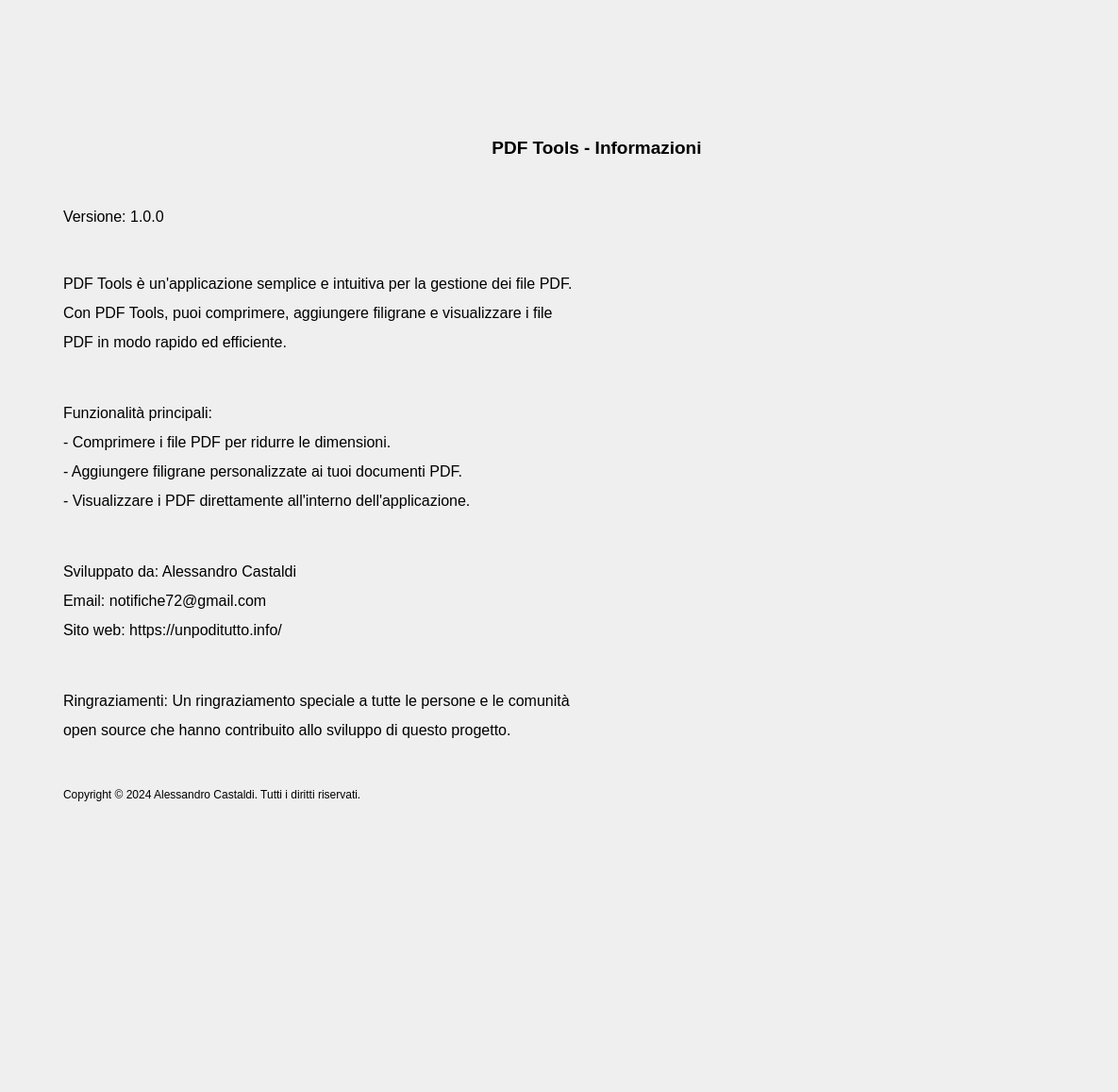
<?xml version="1.0" encoding="UTF-8"?>
<ui version="4.0">
 <class>Dialog</class>
 <widget class="QDialog" name="Dialog">
  <property name="geometry">
   <rect>
    <x>0</x>
    <y>0</y>
    <width>1185</width>
    <height>1157</height>
   </rect>
  </property>
  <property name="windowTitle">
   <string>Dialog</string>
  </property>
  <widget class="QLabel" name="aboutText">
   <property name="geometry">
    <rect>
     <x>67</x>
     <y>67</y>
     <width>1131</width>
     <height>901</height>
    </rect>
   </property>
   <property name="text">
    <string>&lt;html&gt;&lt;head/&gt;&lt;body&gt;&lt;p align=&quot;center&quot;&gt;&lt;span style=&quot; font-size:14pt; font-weight:700;&quot;&gt;PDF Tools - Informazioni&lt;/span&gt;&lt;/p&gt;&lt;p align=&quot;center&quot;&gt;&lt;br/&gt;&lt;/p&gt;&lt;p&gt;&lt;span style=&quot; font-size:12pt;&quot;&gt;Versione: 1.0.0&lt;/span&gt;&lt;/p&gt;&lt;p&gt;&lt;br/&gt;&lt;/p&gt;&lt;p&gt;&lt;span style=&quot; font-size:12pt;&quot;&gt;PDF Tools è un'applicazione semplice e intuitiva per la gestione dei file PDF. &lt;/span&gt;&lt;/p&gt;&lt;p&gt;&lt;span style=&quot; font-size:12pt;&quot;&gt;Con PDF Tools, puoi comprimere, aggiungere filigrane e visualizzare i file&lt;/span&gt;&lt;/p&gt;&lt;p&gt;&lt;span style=&quot; font-size:12pt;&quot;&gt; PDF in modo rapido ed efficiente.&lt;/span&gt;&lt;/p&gt;&lt;p&gt;&lt;span style=&quot; font-size:12pt;&quot;&gt;&lt;br/&gt;&lt;/span&gt;&lt;/p&gt;&lt;p&gt;&lt;span style=&quot; font-size:12pt;&quot;&gt;Funzionalità principali:&lt;/span&gt;&lt;/p&gt;&lt;p&gt;&lt;span style=&quot; font-size:12pt;&quot;&gt;- Comprimere i file PDF per ridurre le dimensioni.&lt;/span&gt;&lt;/p&gt;&lt;p&gt;&lt;span style=&quot; font-size:12pt;&quot;&gt;- Aggiungere filigrane personalizzate ai tuoi documenti PDF.&lt;/span&gt;&lt;/p&gt;&lt;p&gt;&lt;span style=&quot; font-size:12pt;&quot;&gt;- Visualizzare i PDF direttamente all'interno dell'applicazione.&lt;/span&gt;&lt;/p&gt;&lt;p&gt;&lt;span style=&quot; font-size:12pt;&quot;&gt;&lt;br/&gt;&lt;/span&gt;&lt;/p&gt;&lt;p&gt;&lt;span style=&quot; font-size:12pt;&quot;&gt;Sviluppato da: Alessandro Castaldi&lt;/span&gt;&lt;/p&gt;&lt;p&gt;&lt;span style=&quot; font-size:12pt;&quot;&gt;Email: notifiche72@gmail.com&lt;/span&gt;&lt;/p&gt;&lt;p&gt;&lt;span style=&quot; font-size:12pt;&quot;&gt;Sito web: https://unpoditutto.info/&lt;/span&gt;&lt;/p&gt;&lt;p&gt;&lt;span style=&quot; font-size:12pt;&quot;&gt;&lt;br/&gt;&lt;/span&gt;&lt;/p&gt;&lt;p&gt;&lt;span style=&quot; font-size:12pt;&quot;&gt;Ringraziamenti: Un ringraziamento speciale a tutte le persone e le comunità &lt;/span&gt;&lt;/p&gt;&lt;p&gt;&lt;span style=&quot; font-size:12pt;&quot;&gt;open source che hanno contribuito allo sviluppo di questo progetto.&lt;/span&gt;&lt;/p&gt;&lt;p&gt;&lt;br/&gt;&lt;/p&gt;&lt;p&gt;Copyright © 2024 Alessandro Castaldi. Tutti i diritti riservati.&lt;/p&gt;&lt;p&gt;&lt;br/&gt;&lt;/p&gt;&lt;/body&gt;&lt;/html&gt;</string>
   </property>
  </widget>
 </widget>
 <resources/>
 <connections/>
</ui>
